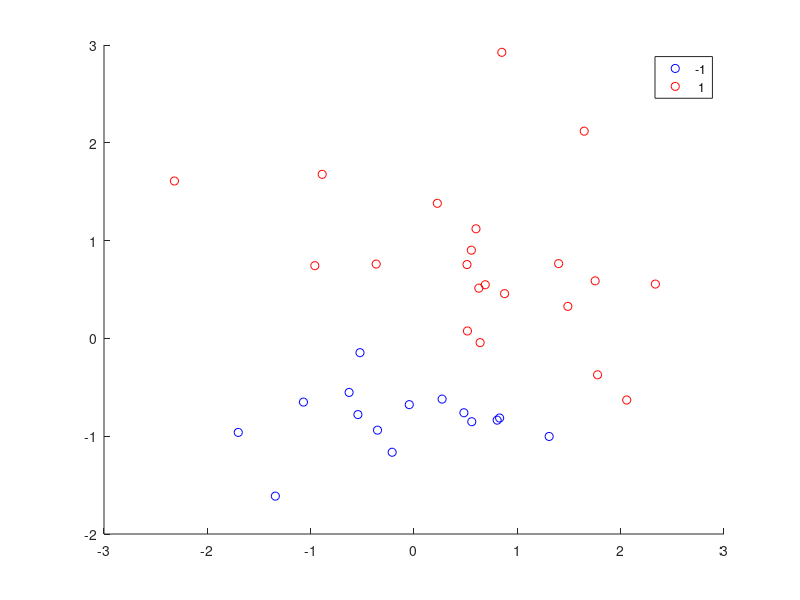

Source code (MATLAB): (Note: this script raises an error after producing the figure.)
beta=[1;2];n=50;p=2;
X=normrnd(0,1,n,p);
score=X*beta;
y=zeros(n,1);
y(score >=0)=1;y(score < 0)=-1;
index=find(abs(score) < 0.5);
X(index,:)=[];y(index)=[];
gscatter(X(:,1),X(:,2),y,'br');
% hold on
% A=[min(X(:,1)) max(X(:,1))];
% B=[-min(X(:,1))/2 -max(X(:,1))/2];
% line(A,B);
% 
% hold on
% A=[min(X(:,1))+0.2 max(X(:,1))+0.2];
% B=[-min(X(:,1))/2+0.2 -max(X(:,1))/2+0.2];
% line(A,B);
% hold on
% A=[min(X(:,1))-0.2 max(X(:,1))-0.2];
% B=[-min(X(:,1))/2-0.2 -max(X(:,1))/2-0.2];
% line(A,B);
% hold on
% A=[min(X(:,1))+0.3 max(X(:,1))-0.3];
% B=[-min(X(:,1))/2-0.3 -max(X(:,1))/2+0.3];
% line(A,B);
% hold on
% A=[min(X(:,1))-0.3 max(X(:,1))+0.3];
% B=[-min(X(:,1))/2+0.3 -max(X(:,1))/2-0.3];
% line(A,B);
%%%%%%%%%%%%%%%%%%%%%%%%%%%%%%%%%%%%%%%%%%%%%%%%%%
x=svm_separable(X,y);
A=[min(X(:,1)) max(X(:,1))];
B=[(-x(1)-x(2)*min(X(:,1)))/x(3) (-x(1)-x(2)*max(X(:,1)))/x(3)];
line(A,B);
